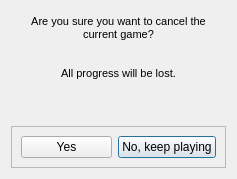
<?xml version="1.0" encoding="UTF-8"?>
<ui version="4.0">
 <class>dialog_gameCancel</class>
 <widget class="QDialog" name="dialog_gameCancel">
  <property name="geometry">
   <rect>
    <x>0</x>
    <y>0</y>
    <width>237</width>
    <height>179</height>
   </rect>
  </property>
  <property name="windowTitle">
   <string>Dialog</string>
  </property>
  <layout class="QVBoxLayout" name="verticalLayout">
   <item>
    <widget class="QTextBrowser" name="textBrowser">
     <property name="autoFillBackground">
      <bool>true</bool>
     </property>
     <property name="styleSheet">
      <string notr="true">background-color: transparent;</string>
     </property>
     <property name="frameShape">
      <enum>QFrame::NoFrame</enum>
     </property>
     <property name="frameShadow">
      <enum>QFrame::Plain</enum>
     </property>
     <property name="html">
      <string>&lt;!DOCTYPE HTML PUBLIC &quot;-//W3C//DTD HTML 4.0//EN&quot; &quot;http://www.w3.org/TR/REC-html40/strict.dtd&quot;&gt;
&lt;html&gt;&lt;head&gt;&lt;meta name=&quot;qrichtext&quot; content=&quot;1&quot; /&gt;&lt;style type=&quot;text/css&quot;&gt;
p, li { white-space: pre-wrap; }
&lt;/style&gt;&lt;/head&gt;&lt;body style=&quot; font-family:'MS Shell Dlg 2'; font-size:8.25pt; font-weight:400; font-style:normal;&quot;&gt;
&lt;p align=&quot;center&quot; style=&quot; margin-top:0px; margin-bottom:0px; margin-left:0px; margin-right:0px; -qt-block-indent:0; text-indent:0px;&quot;&gt;Are you sure you want to cancel the current game?&lt;/p&gt;
&lt;p align=&quot;center&quot; style=&quot;-qt-paragraph-type:empty; margin-top:0px; margin-bottom:0px; margin-left:0px; margin-right:0px; -qt-block-indent:0; text-indent:0px;&quot;&gt;&lt;br /&gt;&lt;/p&gt;
&lt;p align=&quot;center&quot; style=&quot;-qt-paragraph-type:empty; margin-top:0px; margin-bottom:0px; margin-left:0px; margin-right:0px; -qt-block-indent:0; text-indent:0px;&quot;&gt;&lt;br /&gt;&lt;/p&gt;
&lt;p align=&quot;center&quot; style=&quot; margin-top:0px; margin-bottom:0px; margin-left:0px; margin-right:0px; -qt-block-indent:0; text-indent:0px;&quot;&gt;All progress will be lost.&lt;/p&gt;&lt;/body&gt;&lt;/html&gt;</string>
     </property>
    </widget>
   </item>
   <item>
    <widget class="QFrame" name="frame_buttons">
     <property name="frameShape">
      <enum>QFrame::StyledPanel</enum>
     </property>
     <property name="frameShadow">
      <enum>QFrame::Raised</enum>
     </property>
     <layout class="QHBoxLayout" name="horizontalLayout">
      <item>
       <widget class="QPushButton" name="pushButton_yes">
        <property name="text">
         <string>Yes</string>
        </property>
       </widget>
      </item>
      <item>
       <widget class="QPushButton" name="pushButton_no">
        <property name="text">
         <string>No, keep playing</string>
        </property>
        <property name="default">
         <bool>true</bool>
        </property>
       </widget>
      </item>
     </layout>
    </widget>
   </item>
  </layout>
  <zorder>textBrowser</zorder>
  <zorder>frame_buttons</zorder>
 </widget>
 <resources/>
 <connections/>
</ui>
